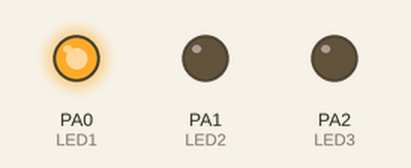
This program was run on a simulated ATmega32, built with avr-gcc and emulated at 8 MHz. Shown: output pins drawn as LEDs (lit = HIGH).

Above: at 0.1 s.
At 5.29 s:
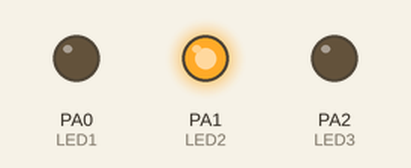
At 9.65 s:
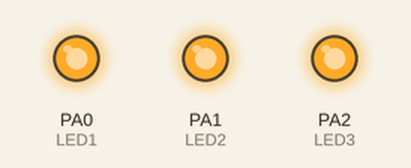
At 19.82 s:
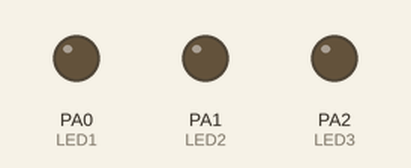
At 29.37 s:
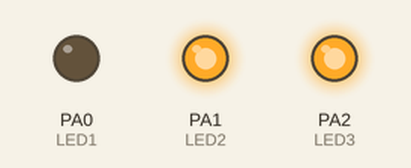
At 39.75 s:
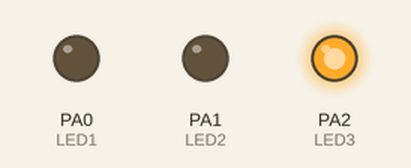
Timing chart, 0 to 40.0 s (numbered marks = the images above):
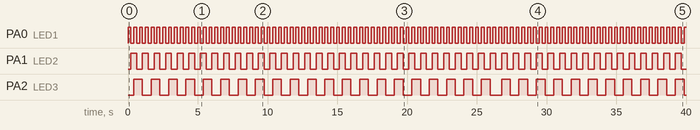

Measured:
- by itself, PA0 (LED1): alternates HIGH for 0.21 s and LOW for 0.21 s
- by itself, PA1 (LED2): alternates HIGH for 0.42 s and LOW for 0.42 s
- by itself, PA2 (LED3): goes 20 × (HIGH 0.62 s, LOW 0.62 s), HIGH 0.62 s, LOW 0.83 s, 10 × (HIGH 0.62 s, LOW 0.62 s), HIGH 0.62 s, then LOW

The program:

main.c
```c
/*
 * main.c
 *
 *  Created on: Feb 3, 2024
 *      Author: mosta
 */

#include "STD_TYPES.h"
#include "BIT_MATH.h"

#include "LED_Interface.h"

#include "avr/delay.h"

LED_Type LED1 ={LED_PORTA,LED_PIN0,ACTIVE_HIGH };
LED_Type LED2 ={LED_PORTA,LED_PIN1,ACTIVE_HIGH };
LED_Type LED3 ={LED_PORTA,LED_PIN2,ACTIVE_HIGH };


void main()
{
	LED_VoidInit(LED1);
	LED_VoidInit(LED2);
	LED_VoidInit(LED3);
	while(1)
	{
		s8 counter = 1;

		while(1)
		{
			if (counter % 1 ==0)
			{
				LED_VoidToggle(LED1);
			}
			if (counter %2 == 0)
			{
				LED_VoidToggle(LED2);
			}
			if (counter %3 == 0)
			{
				LED_VoidToggle(LED3);
			}
			counter++;
			_delay_ms(200);
		}
	}
}
```

LED_Interface.h
```c
/*
 * LED_Interface.h
 *
 *  Created on: Jan 25, 2024
 *      Author: mosta
 */

#ifndef LED_INTERFACE_H_
#define LED_INTERFACE_H_

#include "STD_TYPES.h"

//Ports Defines
#define LED_PORTA 			0
#define LED_PORTB 			1
#define LED_PORTC 			2
#define LED_PORTD 			3

//Pins Defines
#define LED_PIN0 			0
#define LED_PIN1			1
#define LED_PIN2			2
#define LED_PIN3			3
#define LED_PIN4			4
#define LED_PIN5			5
#define LED_PIN6			6
#define LED_PIN7			7

#define ACTIVE_HIGH 		1
#define ACTIVE_LOW 			0

typedef struct{

	u8 Port;
	u8 Pin;
	u8 Active_State;
}LED_Type;

void LED_VoidInit(LED_Type LED_Configuration);
void LED_VoidOn(LED_Type LED_Configuration);
void LED_VoidOff(LED_Type LED_Configuration);
void LED_VoidToggle(LED_Type LED_Configuration);

#endif /* LED_INTERFACE_H_ */
```

LED_Program.c
```c
/*
 * LED_Program.c
 *
 *  Created on: Jan 25, 2024
 *      Author: mosta
 */
#include "LED_Interface.h"
#include "DIO_interface.h"
#include "LED_Config.h"
#include "LED_Private.h"
#include "STD_TYPES.h"
#include "BIT_MATH.h"

//This Function Initialize the pin which connected to the LED to Output Pin
void LED_VoidInit(LED_Type LED_Configuration)
{
	DIO_enumSetPinDirection(LED_Configuration.Port,LED_Configuration.Pin,DIO_PIN_OUTPUT);
}

//This Function Set the Led to ON based on the Active_Status of the Led
void LED_VoidOn(LED_Type LED_Configuration)
{
	if (LED_Configuration.Active_State == ACTIVE_HIGH)
	{
		DIO_enumSetPinValue	(LED_Configuration.Port , LED_Configuration.Pin ,  DIO_PIN_HIGH);
	}
	else if (LED_Configuration.Active_State == ACTIVE_LOW)
	{
		DIO_enumSetPinValue	(LED_Configuration.Port , LED_Configuration.Pin ,  DIO_PIN_LOW);
	}

}

//This Function Set the Led to ON based on the Active_Status of the Led
void LED_VoidOff(LED_Type LED_Configuration)
{
	if (LED_Configuration.Active_State == ACTIVE_HIGH)
	{
		DIO_enumSetPinValue	(LED_Configuration.Port , LED_Configuration.Pin ,  DIO_PIN_LOW);
	}
	else if (LED_Configuration.Active_State == ACTIVE_LOW)
	{
		DIO_enumSetPinValue	(LED_Configuration.Port , LED_Configuration.Pin ,  DIO_PIN_HIGH);
	}
}

//This Function Toggle The Pin
void LED_VoidToggle(LED_Type LED_Configuration)
{
	DIO_enumTogglePinValue (LED_Configuration.Port, LED_Configuration.Pin);
}
```

LED_Config.h
```c
/*
 * LED_Config.h
 *
 *  Created on: Jan 25, 2024
 *      Author: mosta
 */

#ifndef LED_CONFIG_H_
#define LED_CONFIG_H_


#endif /* LED_CONFIG_H_ */
```

BIT_MATH.h
```c
/*
 * BIT_MATH.h
 *
 *  Created on: Dec 9, 2023
 *      Author: mosta
 */

#ifndef BIT_MATH_H_
#define BIT_MATH_H_

#define SetBit(reg,bit)				reg|=(1<<bit)
#define ClrBit(reg,bit)				reg&=(~(1<<bit))
#define ToggleBit(reg,bit)			reg^=(1<<bit)
#define GetBit(reg,bit)				(reg&(1<<bit))>>bit

#endif /* BIT_MATH_H_ */
```

DIO_interface.h
```c
/*
 * DIO_interface.h
 *
 *  Created on: Dec 23, 2023
 *      Author: mosta
 */

#ifndef DIO_INTERFACE_H_
#define DIO_INTERFACE_H_

#include "STD_TYPES.h"

typedef enum
{
	DIO_NOK,
	DIO_OK

}DIO_ErrorStatus;

//PORT DEFINES
#define DIO_PORTA 				0
#define DIO_PORTB				1
#define DIO_PORTC				2
#define DIO_PORTD				3

//PIN DEFINES
#define DIO_PIN0				0
#define DIO_PIN1				1
#define DIO_PIN2				2
#define DIO_PIN3				3
#define DIO_PIN4				4
#define DIO_PIN5				5
#define DIO_PIN6				6
#define DIO_PIN7				7

//PIN DIRECTION
#define DIO_PIN_OUTPUT 			1
#define DIO_PIN_INPUT 			0

//PIN VALUE
#define DIO_PIN_HIGH			1
#define DIO_PIN_LOW				0

//PORT DIRECTION
#define DIO_PORT_OUTPUT			0XFF
#define DIO_PORT_INPUT			0

//PIN FUNCTIONS
DIO_ErrorStatus DIO_enumSetPinDirection 		(u8  PORT,u8  PIN,u8  Direction	);
DIO_ErrorStatus DIO_enumSetPinValue				(u8  PORT,u8  PIN,u8  Value		);
DIO_ErrorStatus DIO_enumGetPinValue				(u8  PORT,u8  PIN,u8 * PtrData	);
DIO_ErrorStatus DIO_enumTogglePinValue			(u8  PORT,u8  PIN);

//PORT FUNCTIONS
DIO_ErrorStatus DIO_enumSetPortDirection     	(u8  PORT, u8  Direction  	);
DIO_ErrorStatus DIO_enumSetPortValue         	(u8  PORT, u8  Value      	);
DIO_ErrorStatus DIO_enumGetPortValue         	(u8  PORT, u8 *  PtrData    	);
DIO_ErrorStatus DIO_enumTogglePortValue      	(u8  PORT                   	);

#endif /* DIO_INTERFACE_H_ */
```

DIO_private.h
```c
/*
 * DIO_private.h
 *
 *  Created on: Dec 23, 2023
 *      Author: mosta
 */

#ifndef DIO_PRIVATE_H_
#define DIO_PRIVATE_H_

#define PORTA_Register  *((volatile u8*) 0x3B)
#define PINA_Register 	*((volatile u8*) 0x39)
#define DDRA_Register 	*((volatile u8*) 0x3A)

#define PORTB_Register 	*((volatile u8*) 0x38)
#define PINB_Register 	*((volatile u8*) 0x36)
#define DDRB_Register 	*((volatile u8*) 0x37)

#define PORTC_Register  *((volatile u8*) 0x35)
#define PINC_Register   *((volatile u8*) 0x33)
#define DDRC_Register   *((volatile u8*) 0x34)

#define PORTD_Register 	*((volatile u8*) 0x32)
#define PIND_Register	*((volatile u8*) 0x30)
#define DDRD_Register	*((volatile u8*) 0x31)


#endif /* DIO_PRIVATE_H_ */
```

DIO_program.c
```c
/*
 * DIO_program.c

 *
 *  Created on: Dec 23, 2023
 *      Author: mostafa
 */
#include "BIT_MATH.H"
#include "STD_TYPES.H"
#include "DIO_interface.h"
#include "DIO_private.h"


/*This Function set the direction of the pin either the direction is input or output */
DIO_ErrorStatus DIO_enumSetPinDirection 		(u8 PORT,u8 PIN,u8 Direction)
{
	DIO_ErrorStatus LOC_enumState = DIO_OK;

	if((PORT <= DIO_PORTD) &&( PIN <= DIO_PIN7))
	{
		if( Direction == DIO_PIN_OUTPUT)
		{
			switch(PORT)
			{
			case DIO_PORTA : SetBit(DDRA_Register,PIN);break;
			case DIO_PORTB : SetBit(DDRB_Register,PIN);break;
			case DIO_PORTC : SetBit(DDRC_Register,PIN);break;
			case DIO_PORTD : SetBit(DDRD_Register,PIN);break;
			}
		}

		else if(Direction == DIO_PIN_INPUT)
		{
			switch(PORT)
			{
			case DIO_PORTA : ClrBit(DDRA_Register,PIN);break;
			case DIO_PORTB : ClrBit(DDRB_Register,PIN);break;
			case DIO_PORTC : ClrBit(DDRC_Register,PIN);break;
			case DIO_PORTD : ClrBit(DDRD_Register,PIN);break;
			}
		}

		else
			LOC_enumState = DIO_NOK;
	}
	else
		LOC_enumState = DIO_NOK;

	return LOC_enumState;

}

/*This function set the value of the pin if it is output pin either HIGH  or LOW */
DIO_ErrorStatus DIO_enumSetPinValue				(u8  PORT,u8  PIN,u8  Value)
{
	DIO_ErrorStatus LOC_enumState = DIO_OK;
	if((PORT <= DIO_PORTD) && PIN <= DIO_PIN7)
	{
		if(Value == DIO_PIN_HIGH)
		{
			switch(PORT)
			{
			case DIO_PORTA : SetBit(PORTA_Register,PIN);break;
			case DIO_PORTB : SetBit(PORTB_Register,PIN);break;
			case DIO_PORTC : SetBit(PORTC_Register,PIN);break;
			case DIO_PORTD : SetBit(PORTD_Register,PIN);break;
			}
		}
		else if (Value == DIO_PIN_LOW)
		{
			switch(PORT)
			{
			case DIO_PORTA : ClrBit(PORTA_Register,PIN);break;
			case DIO_PORTB : ClrBit(PORTB_Register,PIN);break;
			case DIO_PORTC : ClrBit(PORTC_Register,PIN);break;
			case DIO_PORTD : ClrBit(PORTD_Register,PIN);break;
			}
		}
		else
			LOC_enumState = DIO_NOK;
	}
	else
		LOC_enumState = DIO_NOK;

	return LOC_enumState;
}

/*This function takes the value of the input PIN in a derefrence pointer */
DIO_ErrorStatus DIO_enumGetPinValue				(u8 PORT,u8 PIN,u8 * PtrData)
{
	DIO_ErrorStatus LOC_enumState = DIO_OK;
	if((PORT <= DIO_PORTD) &&(PIN <=DIO_PIN7))
	{
		switch(PORT)
		{
		case DIO_PORTA : *PtrData = GetBit(PINA_Register,PIN);break;
		case DIO_PORTB : *PtrData = GetBit(PINB_Register,PIN);break;
		case DIO_PORTC : *PtrData = GetBit(PINC_Register,PIN);break;
		case DIO_PORTD : *PtrData = GetBit(PIND_Register,PIN);break;
		}
	}
	else
		LOC_enumState = DIO_NOK;

	return LOC_enumState;
}

/*This function toggle the pin value in case it is an output PIN */
DIO_ErrorStatus DIO_enumTogglePinValue				(u8  PORT,u8  PIN)
{
	DIO_ErrorStatus LOC_enumState = DIO_OK;
	if((PORT <= DIO_PORTD) &&(PIN <=DIO_PIN7))
		{
			switch(PORT)
			{
			case DIO_PORTA : ToggleBit(PORTA_Register,PIN);break;
			case DIO_PORTB : ToggleBit(PORTB_Register,PIN);break;
			case DIO_PORTC : ToggleBit(PORTC_Register,PIN);break;
			case DIO_PORTD : ToggleBit(PORTD_Register,PIN);break;
			}
		}
		else
			LOC_enumState = DIO_NOK;

		return LOC_enumState;
}

/*This Function set the Direction of the full PORT */
DIO_ErrorStatus DIO_enumSetPortDirection     	(u8  PORT, u8  Direction  	)
{
	DIO_ErrorStatus LOC_enumState = DIO_OK;
	if(PORT <=DIO_PORTD)
	{
		switch(PORT)
		{
		case DIO_PORTA : DDRA_Register = Direction ;break;
		case DIO_PORTB : DDRB_Register = Direction ;break;
		case DIO_PORTC : DDRC_Register = Direction ;break;
		case DIO_PORTD : DDRD_Register = Direction ;break;
		}

	}
	else
		LOC_enumState = DIO_NOK;
	return LOC_enumState ;
}

/*This Function set the Value of the full PORT in case it is an output PORT */
DIO_ErrorStatus DIO_enumSetPortValue         	(u8  PORT, u8 Value      	)
{
	DIO_ErrorStatus LOC_enumState = DIO_OK;

	if(PORT <=DIO_PORTD)
	{
		switch(PORT)
		{
		case DIO_PORTA : PORTA_Register = Value ;break;
		case DIO_PORTB : PORTB_Register = Value ;break;
		case DIO_PORTC : PORTC_Register = Value ;break;
		case DIO_PORTD : PORTD_Register = Value ;break;
		}

	}
	else
		LOC_enumState = DIO_NOK;

	return LOC_enumState ;
}

/*This function get the value of the full PORT*/
DIO_ErrorStatus DIO_enumGetPortValue         	(u8  PORT, u8 *  PtrData    	)
{

	DIO_ErrorStatus LOC_enumState = DIO_OK;

	if(PORT <=DIO_PORTD)
	{
		switch(PORT)
		{
		case DIO_PORTA : *PtrData = PINA_Register;break;
		case DIO_PORTB : *PtrData = PINB_Register;break;
		case DIO_PORTC : *PtrData = PINC_Register;break;
		case DIO_PORTD : *PtrData = PIND_Register;break;
		}

	}
	else
		LOC_enumState = DIO_NOK;

	return LOC_enumState ;
}

/*This function toggle the full PORT value in case if the PORT is output PORT  */
DIO_ErrorStatus DIO_enumTogglePortValue      	(u8  PORT                   	)
{
	DIO_ErrorStatus LOC_enumState = DIO_OK;

	if(PORT <=DIO_PORTD)
	{
		switch(PORT)
		{
		case DIO_PORTA : PORTA_Register = ~PORTA_Register;break;
		case DIO_PORTB : PORTB_Register = ~PORTA_Register;break;
		case DIO_PORTC : PORTC_Register = ~PORTA_Register;break;
		case DIO_PORTD : PORTD_Register = ~PORTA_Register;break;
		}

	}
	else
		LOC_enumState = DIO_NOK;

	return LOC_enumState ;
}
```

LED_Private.h
```c
/*
 * LED_Private.h
 *
 *  Created on: Jan 25, 2024
 *      Author: mosta
 */

#ifndef LED_PRIVATE_H_
#define LED_PRIVATE_H_


#endif /* LED_PRIVATE_H_ */
```

STD_TYPES.h
```c
#ifndef STD_TYPES_H
#define STD_TYPES_H

typedef unsigned char 			u8 ;
typedef unsigned short int 		u16;
typedef unsigned long int 		u32;
typedef unsigned long long int 	u64;
typedef signed char 			s8 ;
typedef signed short int 		s16;
typedef signed long int 		s32;
typedef signed long long int    s64;
typedef float 					f32;
typedef double 					f64;


typedef enum
	{
		fasle,
		true,
	}bool;


#define NULL 			0

/* Func States  */
#define IDLE 			0
#define BUSY			1

/* My States  */
#define OK           	0
#define NOK          	1
#define NULL_POINTER 	2
#define BUSY_STATE	 	3
#define TIMEOUT_STATE   4

#endif
```
